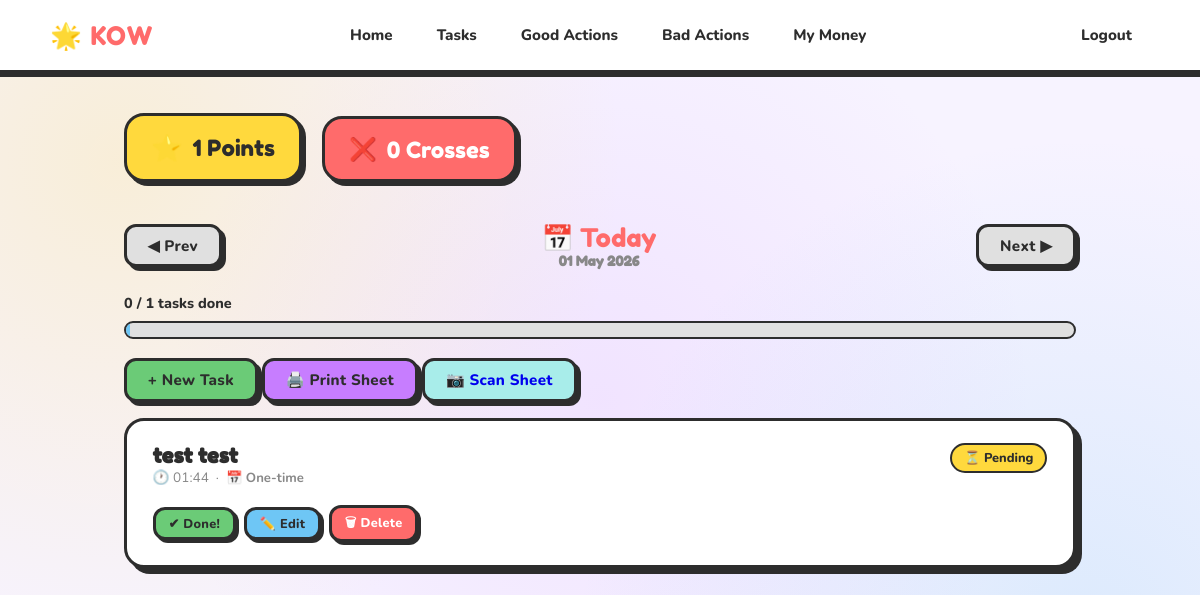
The app's page /taskList (signed in) with its own data.
### app/models.py (models this page shows, shortened)
class User(db.Model, UserMixin):
    __tablename__ = 'user'
    id = db.Column(db.Integer, primary_key=True)
    username = db.Column(db.String(20), unique=True, nullable=False)
    email = db.Column(db.String(120), unique=True, nullable=False)
    image_file = db.Column(db.String(20), nullable=False, default='default.jpg')
    password = db.Column(db.String(60), nullable=False)
    role = db.Column(db.String(10), nullable=False, default='child')  # 'parent' or 'child'
    parent_id = db.Column(db.Integer, db.ForeignKey('user.id'), nullable=True)
    points = db.Column(db.Integer, nullable=False, default=0)
    crosses = db.Column(db.Integer, nullable=False, default=0)
    tasks = db.relationship('Task', backref='user', lazy=True)

class Task(db.Model):
    __tablename__ = 'task'
    task_id = db.Column(db.Integer, primary_key=True)
    title = db.Column(db.String(100), nullable=False)
    description = db.Column(db.Text, nullable=False, default="-")
    date = db.Column(db.DateTime, nullable=False, default=datetime.utcnow)
    time = db.Column(db.Time, nullable=False)
    completion_status = db.Column(db.Boolean, nullable=False, default=False)
    user_id = db.Column(db.Integer, db.ForeignKey('user.id'), nullable=False)
    recurrence_type = db.Column(db.String(20), nullable=False, default='none')
    recurrence_hours = db.Column(db.Integer, nullable=True)
    recurrence_days = db.Column(db.String(20), nullable=True)
    recurrence_end = db.Column(db.DateTime, nullable=True)
    occurrences = db.relationship('TaskOccurrence', backref='task', lazy=True,
                                  cascade='all, delete-orphan')
    def is_recurring(self):
        return self.recurrence_type != 'none'
    def occurs_on(self, check_date):
        task_start = self.date.date() if hasattr(self.date, 'date') else self.date
        if check_date < task_start:
            return False
        if self.recurrence_end:
            end = self.recurrence_end.date() if hasattr(self.recurrence_end, 'date') else self.recurrence_end
            if check_date > end:
                return False
        if self.recurrence_type == 'none':
            return check_date == task_start
        elif self.recurrence_type == 'daily':
            return True
        elif self.recurrence_type == 'hourly':
            return True
        elif self.recurrence_type == 'weekly':
            return check_date.weekday() in self.recurrence_days_list()
        elif self.recurrence_type == 'monthly':
            return check_date.day == task_start.day
        elif self.recurrence_type == 'yearly':
            return (check_date.month == task_start.month and
                    check_date.day == task_start.day)
        return False

### app/routes.py (the view)
@app.route("/taskList")
@login_required
def taskList():
    date_str = request.args.get('date')
    viewed_date = _parse_date(date_str)
    prev_date = viewed_date - timedelta(days=1)
    next_date = viewed_date + timedelta(days=1)
    today = date_type.today()
    is_today = (viewed_date == today)
    task_items = get_tasks_for_date(viewed_date)
    form = UpdateTaskForm()
    return render_template("taskList.html",
                           task_items=task_items,
                           viewed_date=viewed_date,
                           prev_date=prev_date,
                           next_date=next_date,
                           today=today,
                           is_today=is_today,
                           form=form,
                           recurrence_label=recurrence_label)

### app/models.py (called while the page is built)
@login_manager.user_loader
def load_user(user_id):
    return User.query.get(int(user_id))

### app/routes.py (called while the page is built)
def _parse_date(date_str):
    try:
        return datetime.strptime(date_str, '%Y-%m-%d').date()
    except (TypeError, ValueError):
        return date_type.today()

### app/taskManagement.py (called while the page is built, shortened)
def get_tasks_for_date(target_date):
    all_tasks = Task.query.filter_by(user_id=current_user.id).all()
    result = []
    for task in all_tasks:
        if not task.occurs_on(target_date):
            continue
        if task.is_recurring():
            occ = TaskOccurrence.query.filter_by(
                task_id=task.task_id,
                occurrence_date=target_date
            ).first()
            completed = occ.completed if occ else False
            occ_id = occ.id if occ else None
        else:
            completed = task.completion_status
            occ_id = None
        result.append({
            'task': task,
            'completed': completed,
            'occurrence_id': occ_id,
        })
    result.sort(key=lambda x: x['task'].time)
    return result

def recurrence_label(task):
    t = task.recurrence_type
    if t == 'none':
        return '📅 One-time'

### app/templates/taskList.html (shortened to what this page needs)
<!DOCTYPE html>
<html lang="en">
<head>
  <link rel="stylesheet" href="{{ url_for('static', filename='kids.css') }}">
</head>
<body>
  <header class="site-header">
    <nav>
      <a class="navbar-brand" href="{{ url_for('home') }}">🌟 KOW</a>
      <div class="navbar-nav mr-auto">
        <a class="nav-item" href="{{ url_for('home') }}">Home</a>
        <a class="nav-item" href="{{ url_for('taskList') }}">Tasks</a>
        <a class="nav-item" href="{{ url_for('goodactions') }}">Good Actions</a>
        <a class="nav-item" href="{{ url_for('badactions') }}">Bad Actions</a>
        <a class="nav-item" href="{{ url_for('money') }}">My Money</a>
      </div>
      <div class="navbar-nav">
        <a class="nav-item nav-link" href="{{ url_for('logout') }}">Logout</a>
      </div>
    </nav>
  </header>
  <main role="main" class="container">
    <div style="margin-bottom:1rem;">
      <span class="points-banner"><span class="icon">⭐</span> {{ current_user.points }} Points</span>
      <span class="crosses-banner"><span class="icon">❌</span> {{ current_user.crosses }} Crosses</span>
    </div>
    <div class="date-nav">
      <a href="{{ url_for('taskList', date=prev_date.strftime('%Y-%m-%d')) }}"
         class="btn btn-secondary">◀ Prev</a>
      <div class="date-nav-label {{ 'today-label' if is_today else '' }}">
  {% if is_today %}
    📅 Today
  {% elif timedelta is defined and viewed_date == today - timedelta(days=1) %}
    Yesterday
  {% else %}
    {{ viewed_date.strftime('%A') }}
  {% endif %}
  <span class="date-nav-sub">{{ viewed_date.strftime('%d %B %Y') }}</span>
</div>
      <a href="{{ url_for('taskList', date=next_date.strftime('%Y-%m-%d')) }}"
         class="btn btn-secondary">Next ▶</a>
    </div>
    {% set total = task_items|length %}
    {% set done = task_items|selectattr('completed')|list|length %}
    {% if total > 0 %}
      <div class="day-progress">
        <div class="day-progress-label">{{ done }} / {{ total }} tasks done</div>
        <div class="progress-bar-wrap">
          <div class="progress-bar-fill" style="width: {{ ((done / total) * 100)|int }}%;
               background: {{ 'var(--grass)' if done == total else 'var(--sky)' }};"></div>
        </div>
      </div>
    {% endif %}
    <a href="{{ url_for('createtask') }}" class="btn btn-success mb-3">+ New Task</a>
<a href="{{ url_for('print_task_sheet', date=viewed_date.strftime('%Y-%m-%d')) }}"
   class="btn btn-primary mb-3"
   style="background: var(--lavender);">
  🖨️ Print Sheet
</a>
<a href="{{ url_for('scan_sheet') }}"
   class="btn mb-3"
   style="background: var(--mint); border: var(--border); box-shadow: var(--shadow); font-weight:800;">
  📷 Scan Sheet
</a>
    <div class="task-wbox">
      {% if task_items %}
        {% for item in task_items %}
          {% set task = item.task %}
          {% set completed = item.completed %}
          <article class="content-section {{ 'task-done' if completed else '' }}">
            <div style="display:flex; justify-content:space-between; align-items:flex-start; flex-wrap:wrap; gap:0.5rem;">
              <div>
                <h4>{{ task.title }}</h4>
                <p class="text-muted">
                  🕐 {{ task.time.strftime('%H:%M') }}
                  &nbsp;·&nbsp;
                  <span style="font-size:0.82rem; font-weight:700;">
                    {{ recurrence_label(task) }}
                  </span>
                </p>
              </div>
              <div>
                {% if completed %}
                  <span class="badge badge-success">✅ Done</span>
                {% else %}
                  <span class="badge badge-warning">⏳ Pending</span>
                {% endif %}
              </div>
            </div>
            <div style="margin-top:0.8rem; display:flex; gap:0.5rem; flex-wrap:wrap; align-items:center;">
              <form method="POST"
                    action="{{ url_for('toggle_task', task_id=task.task_id) }}"
                    style="margin:0;">
                <button type="submit"
                        class="btn btn-sm {{ 'btn-warning' if completed else 'btn-success' }}">
                  {{ '↩ Undo' if completed else '✔ Done!' }}
                </button>
              </form>
              <a href="{{ url_for('updatetask', task_id=task.task_id) }}"
                 class="btn btn-sm btn-primary">✏️ Edit</a>
              <form method="POST"
                    action="{{ url_for('deletetask', task_id=task.task_id) }}"
                    style="margin:0;"
                    onsubmit="return confirm('Delete {{ task.title }}?{% if task.is_recurring() %} This will remove ALL occurrences!{% endif %}');">
                <button type="submit" class="btn btn-sm btn-danger">🗑 Delete</button>
              </form>
            </div>
          </article>
        {% endfor %}
      {% endif %}
    </div>
  </main>
</body>
</html>

### app/static/kids.css (style rules this page uses)
:root { --sky: #6EC6F5; --sun: #FFD93D; --grass: #6BCB77; --coral: #FF6B6B; --lavender: #C77DFF; --peach: #FFB347; --mint: #A8EDEA; --cloud: #FFFFFF; --ink: #2D2D2D; --soft: #F7F3FF; --shadow: 4px 4px 0px #2D2D2D; --shadow-lg: 6px 6px 0px #2D2D2D; --border: 3px solid #2D2D2D; --radius: 20px; --radius-sm: 12px; }
* { box-sizing: border-box; margin: 0; padding: 0; }
body { font-family: 'Nunito', sans-serif; background-color: var(--soft); background-image: radial-gradient(circle at 10% 20%, #FFD93D33 0%, transparent 40%), radial-gradient(circle at 90% 80%, #6EC6F533 0%, transparent 40%), radial-gradient(circle at 50% 50%, #C77DFF22 0%, transparent 60%); color: var(--ink); min-height: 100vh; }
.site-header { background: var(--cloud); border-bottom: var(--border); box-shadow: 0 4px 0 #2D2D2D; padding: 0 2rem; position: sticky; top: 0; z-index: 100; }
.site-header nav { display: flex; align-items: center; justify-content: space-between; max-width: 1100px; margin: 0 auto; height: 70px; }
.navbar-brand { font-family: 'Fredoka One', cursive; font-size: 1.6rem; color: var(--coral); text-decoration: none; letter-spacing: 1px; }
.navbar-nav { display: flex; align-items: center; gap: 0.5rem; }
.nav-item, .nav-link { font-family: 'Nunito', sans-serif; font-weight: 800; font-size: 0.95rem; text-decoration: none; color: var(--ink); padding: 0.4rem 1rem; border-radius: var(--radius-sm); border: 2.5px solid transparent; transition: all 0.15s ease; }
.container { max-width: 1000px; margin: 2.5rem auto; padding: 0 1.5rem; }
h4 { font-family: 'Fredoka One', cursive; font-size: 1.3rem; color: var(--ink); }
.task-wbox { display: flex; flex-direction: column; gap: 1.2rem; }
.content-section { background: var(--cloud); border: var(--border); border-radius: var(--radius); padding: 1.4rem 1.6rem; box-shadow: var(--shadow-lg); transition: transform 0.15s ease, box-shadow 0.15s ease; }
.badge { display: inline-block; padding: 0.25rem 0.75rem; border-radius: 999px; font-weight: 800; font-size: 0.8rem; border: 2px solid var(--ink); }
.badge-warning { background: var(--sun); color: var(--ink); }
.btn { display: inline-block; font-family: 'Nunito', sans-serif; font-weight: 800; font-size: 0.95rem; padding: 0.55rem 1.3rem; border-radius: var(--radius-sm); border: var(--border); cursor: pointer; text-decoration: none; box-shadow: var(--shadow); transition: all 0.12s ease; letter-spacing: 0.3px; }
.btn-primary { background: var(--sky); color: var(--ink); }
.btn-success { background: var(--grass); color: var(--ink); }
.btn-danger { background: var(--coral); color: var(--cloud); }
.btn-secondary { background: #e0e0e0; color: var(--ink); }
.btn-sm { font-size: 0.8rem; padding: 0.3rem 0.8rem; box-shadow: 3px 3px 0 var(--ink); }
.points-banner { background: var(--sun); border: var(--border); border-radius: var(--radius); padding: 1rem 1.5rem; box-shadow: var(--shadow); display: inline-flex; align-items: center; gap: 0.6rem; font-family: 'Fredoka One', cursive; font-size: 1.4rem; margin-bottom: 1.5rem; }
.points-banner .icon { font-size: 1.6rem; }
.crosses-banner { background: var(--coral); color: var(--cloud); border: var(--border); border-radius: var(--radius); padding: 1rem 1.5rem; box-shadow: var(--shadow); display: inline-flex; align-items: center; gap: 0.6rem; font-family: 'Fredoka One', cursive; font-size: 1.4rem; margin-bottom: 1.5rem; margin-left: 1rem; }
.progress-bar-wrap { background: #e0e0e0; border: 2px solid var(--ink); border-radius: 999px; height: 18px; overflow: hidden; margin: 0.5rem 0; }
.progress-bar-fill { height: 100%; background: var(--grass); border-radius: 999px; transition: width 0.4s ease; min-width: 4px; }
.mb-3 { margin-bottom: 1rem; }
.text-muted { color: #888; font-size: 0.85rem; }

### app/templates/taskList.html (style rules this page uses)
.date-nav { display: flex; align-items: center; gap: 0.8rem; margin-bottom: 1.5rem; flex-wrap: wrap; }
.date-nav-label { font-family: 'Fredoka One', cursive; font-size: 1.6rem; color: var(--ink); flex: 1; text-align: center; }
.date-nav-label.today-label { color: var(--coral); }
.date-nav-sub { font-size: 0.85rem; font-weight: 600; color: #888; display: block; text-align: center; }
.day-progress { margin-bottom: 1.2rem; }
.day-progress-label { font-weight: 800; margin-bottom: 0.3rem; font-size: 0.9rem; }

### records on screen
User: points "1", crosses "0"
Task: strftime "01 May 2026", title "test test", time "01:44", recurrence_type "📅 One-time"

### other values on screen
{{ done }} "0"
{{ total }} "1"
{{ '↩ Undo' if completed else '✔ Done!' }} "✔ Done!"
